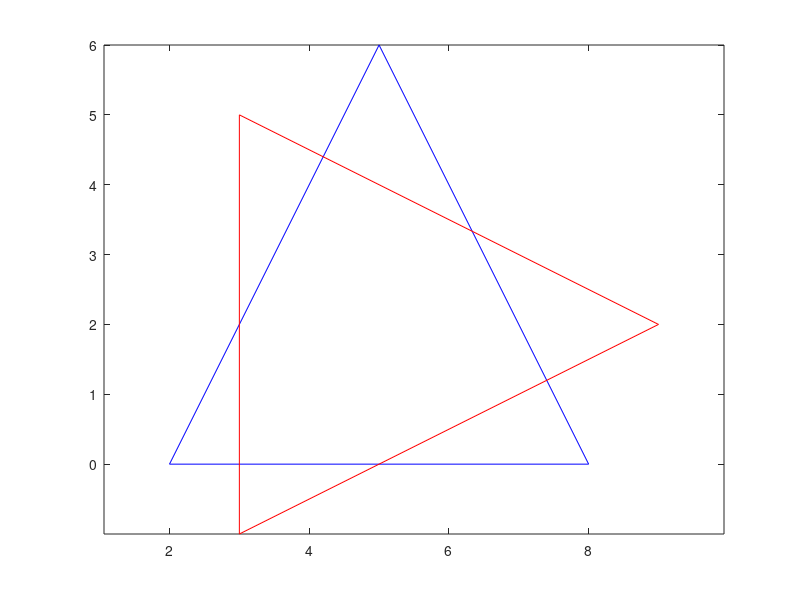

Here is the MATLAB script that generated this plot:
% Eckpunkte
A = [2 0]';
B = [8 0]';
C = [5 6]';

% Dreieck als homogene Koordinaten
d = [A B C A];
d = [d; [1 1 1 1]];

% Ausgangsdreieck: blau
clf;
plot(d(1,:), d(2,:), 'b');
hold on; axis equal;

% Schwerpunkt
s = (A + B + C) ./ 3;

% Translation Schwerpunkt -> 0
t0 = [1 0 -s(1); 0 1 -s(2); 0 0 1]

% drehen
w = -90;
dw = [cosd(w) -sind(w) 0; sind(w) cosd(w) 0; 0 0 1]

% spiegeln an y-Achse
sy = [1 0 0; 0 -1 0; 0 0 1]

% Translation zurueck
tS = [1 0 s(1); 0 1 s(2); 0 0 1]

% gesamte Translation
ttot = tS * sy * dw * t0

% neues Dreieck: rot
dt = ttot * d
plot(dt(1,:), dt(2,:), 'r');
figure(1);
